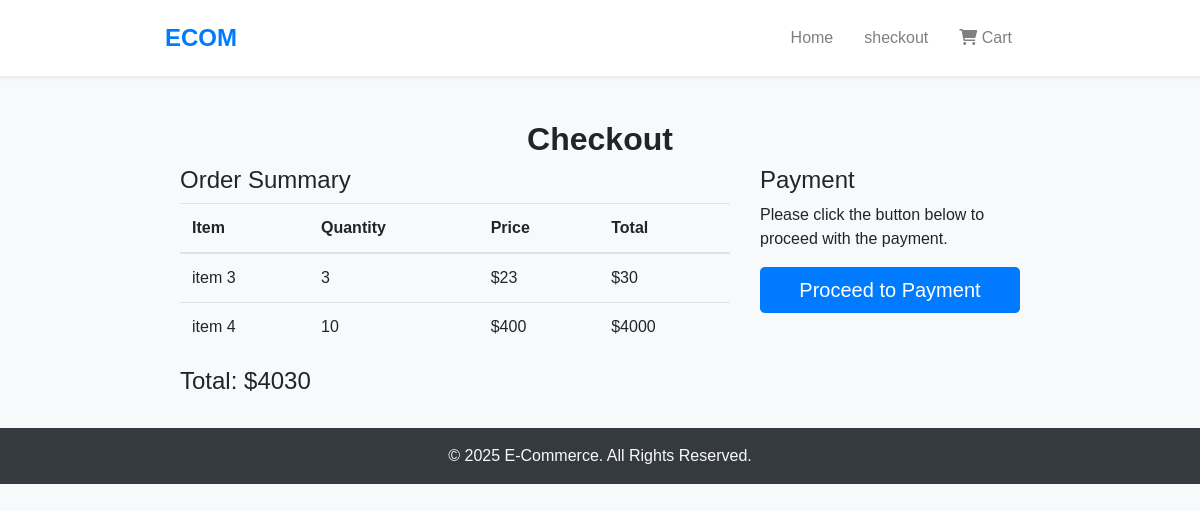
Screenshot of /checkout/ (signed in) with the database file from the repository.
### catalog/models.py (models this page shows, shortened)
class OrderItem(models.Model):
    user = models.ForeignKey(User, on_delete=models.CASCADE)
    item = models.ForeignKey(Item, on_delete=models.CASCADE)
    ordered = models.BooleanField(default=False)
    quantity = models.IntegerField(default=1)
    def get_total_item_price(self):
        if self.item.discount_price:
            return self.item.discount_price * self.quantity
        return self.item.price * self.quantity

class Item(models.Model):
    title = models.CharField(max_length=100)
    price = models.IntegerField()
    discount_price = models.IntegerField(blank=True, null=True)
    slug = models.SlugField(unique=True)
    status = models.CharField(max_length=200)
    category = models.CharField(choices=CATEGORY_CHOICES, max_length=2)
    label = models.CharField(choices=LABEL_CHOICES, max_length=1)
    description = models.TextField()
    image = models.ImageField(default='default.jpg', upload_to='static/images')

class Order(models.Model):
    user = models.ForeignKey(User, on_delete=models.CASCADE)
    items = models.ManyToManyField(OrderItem, related_name="orders")
    ordered = models.BooleanField(default=False)
    start_date = models.DateTimeField(auto_now_add=True)
    ordered_date = models.DateTimeField(null=True, blank=True)
    def get_total_price(self):
        return sum(item.get_total_item_price() for item in self.items.all())

### catalog/views.py (the view)
# urls.py: path('checkout/', checkout, name='checkout'),
def checkout(request):
    order = Order.objects.filter(user=request.user, ordered=False).first()
    return render(request, 'checkout.html', {'order': order})

### catalog/templates/checkout.html (shortened to what this page needs)
{% extends "base.html" %}
{% block content %}
<div class="container mt-5">
    <h2 class="text-center">Checkout</h2>
    {% if order.items.all %}
        <div class="row">
            <div class="col-md-8">
                <h4>Order Summary</h4>
                <table class="table">
                    <thead>
                        <tr>
                            <th>Item</th>
                            <th>Quantity</th>
                            <th>Price</th>
                            <th>Total</th>
                        </tr>
                    </thead>
                    <tbody>
                        {% for item in order.items.all %}
                        <tr>
                            <td>{{ item.item.title }}</td>
                            <td>{{ item.quantity }}</td>
                            <td>${{ item.item.price }}</td>
                            <td>${{ item.get_total_item_price }}</td>
                        </tr>
                        {% endfor %}
                    </tbody>
                </table>
                <h4 class="mt-3">Total: ${{ order.get_total_price }}</h4>
            </div>
            <div class="col-md-4">
                <h4>Payment</h4>
                <p>Please click the button below to proceed with the payment.</p>
                <button type="button" id="checkout-button" class="btn btn-primary btn-lg w-100">
                    Proceed to Payment
                </button>
            </div>
        </div>
    {% else %}
        <p class="text-center text-danger">Your cart is empty. <a href="{% url 'homepage' %}">Continue Shopping</a></p>
    {% endif %}
</div>
{% endblock %}

### catalog/static/css/style.css (style rules this page uses)
body { font-family: 'Arial', sans-serif; background-color: #f8f9fa; }
.btn-primary { background: #007bff; border: none; padding: 8px 12px; }
h2 { font-weight: bold; }
body { background-color: #f8f9fa; }
.container { max-width: 900px; }
.btn-primary { background-color: #007bff; border: none; }

### rows the page displays
OrderItem: item "item 3", quantity "3", item.price "23", get_total_item_price "30"
OrderItem: item "item 4", quantity "10", item.price "400", get_total_item_price "4000"
Order: get_total_price "4030"
